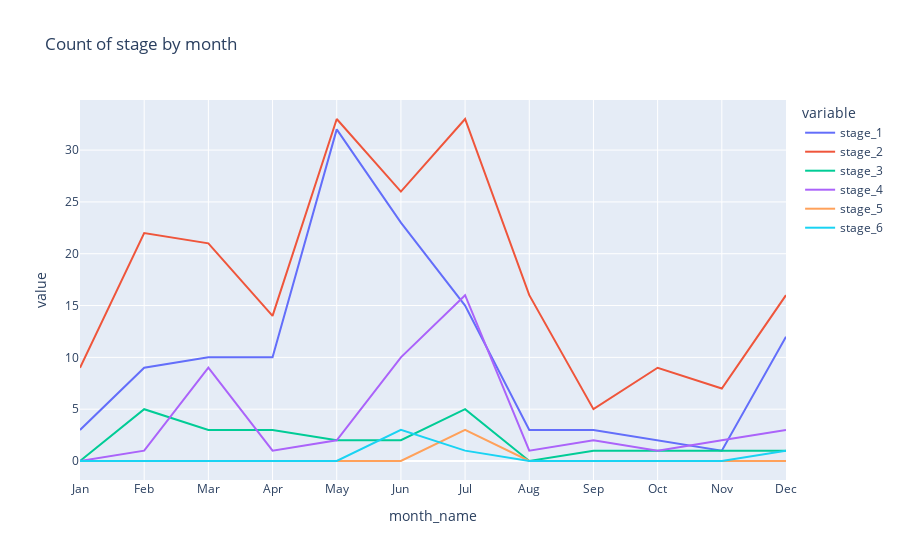

Notebook code for this chart:
### Code cell
monthly = %sql SELECT month,month_name as "month_name" ,count(case when stage = 1 then 1 else null end) as "stage_1",count(case when stage = 2 then 1 else null end) as "stage_2",count(case when stage = 3 then 1 else null end) as "stage_3",count(case when stage = 4 then 1 else null end) as "stage_4",count(case when stage = 5 then 1 else null end) as "stage_5",count(case when stage = 6 then 1 else null end) as "stage_6"  FROM load_shedding_clean GROUP BY month,month_name ORDER by month
monthly
fig2 = px.line(monthly,x="month_name",y=["stage_1","stage_2","stage_3","stage_4","stage_5","stage_6"],title="Count of stage by month")
fig2.show()

### Figure 1 — Plotly figure (JSON) as saved in the notebook; plotly's stock layout.template omitted (floating-point values rounded to 4 significant figures)
{"data": [{"hovertemplate": "variable=stage_1<br>month_name=%{x}<br>value=%{y}<extra></extra>", "legendgroup": "stage_1", "line": {"color": "#636efa", "dash": "solid"}, "marker": {"symbol": "circle"}, "mode": "lines", "name": "stage_1", "orientation": "v", "showlegend": true, "type": "scatter", "x": ["Jan", "Feb", "Mar", "Apr", "May", "Jun", "Jul", "Aug", "Sep", "Oct", "Nov", "Dec"], "xaxis": "x", "y": [3, 9, 10, 10, 32, 23, 15, 3, 3, 2, 1, 12], "yaxis": "y"}, {"hovertemplate": "variable=stage_2<br>month_name=%{x}<br>value=%{y}<extra></extra>", "legendgroup": "stage_2", "line": {"color": "#EF553B", "dash": "solid"}, "marker": {"symbol": "circle"}, "mode": "lines", "name": "stage_2", "orientation": "v", "showlegend": true, "type": "scatter", "x": ["Jan", "Feb", "Mar", "Apr", "May", "Jun", "Jul", "Aug", "Sep", "Oct", "Nov", "Dec"], "xaxis": "x", "y": [9, 22, 21, 14, 33, 26, 33, 16, 5, 9, 7, 16], "yaxis": "y"}, {"hovertemplate": "variable=stage_3<br>month_name=%{x}<br>value=%{y}<extra></extra>", "legendgroup": "stage_3", "line": {"color": "#00cc96", "dash": "solid"}, "marker": {"symbol": "circle"}, "mode": "lines", "name": "stage_3", "orientation": "v", "showlegend": true, "type": "scatter", "x": ["Jan", "Feb", "Mar", "Apr", "May", "Jun", "Jul", "Aug", "Sep", "Oct", "Nov", "Dec"], "xaxis": "x", "y": [0, 5, 3, 3, 2, 2, 5, 0, 1, 1, 1, 1], "yaxis": "y"}, {"hovertemplate": "variable=stage_4<br>month_name=%{x}<br>value=%{y}<extra></extra>", "legendgroup": "stage_4", "line": {"color": "#ab63fa", "dash": "solid"}, "marker": {"symbol": "circle"}, "mode": "lines", "name": "stage_4", "orientation": "v", "showlegend": true, "type": "scatter", "x": ["Jan", "Feb", "Mar", "Apr", "May", "Jun", "Jul", "Aug", "Sep", "Oct", "Nov", "Dec"], "xaxis": "x", "y": [0, 1, 9, 1, 2, 10, 16, 1, 2, 1, 2, 3], "yaxis": "y"}, {"hovertemplate": "variable=stage_5<br>month_name=%{x}<br>value=%{y}<extra></extra>", "legendgroup": "stage_5", "line": {"color": "#FFA15A", "dash": "solid"}, "marker": {"symbol": "circle"}, "mode": "lines", "name": "stage_5", "orientation": "v", "showlegend": true, "type": "scatter", "x": ["Jan", "Feb", "Mar", "Apr", "May", "Jun", "Jul", "Aug", "Sep", "Oct", "Nov", "Dec"], "xaxis": "x", "y": [0, 0, 0, 0, 0, 0, 3, 0, 0, 0, 0, 0], "yaxis": "y"}, {"hovertemplate": "variable=stage_6<br>month_name=%{x}<br>value=%{y}<extra></extra>", "legendgroup": "stage_6", "line": {"color": "#19d3f3", "dash": "solid"}, "marker": {"symbol": "circle"}, "mode": "lines", "name": "stage_6", "orientation": "v", "showlegend": true, "type": "scatter", "x": ["Jan", "Feb", "Mar", "Apr", "May", "Jun", "Jul", "Aug", "Sep", "Oct", "Nov", "Dec"], "xaxis": "x", "y": [0, 0, 0, 0, 0, 3, 1, 0, 0, 0, 0, 1], "yaxis": "y"}], "layout": {"legend": {"title": {"text": "variable"}, "tracegroupgap": 0}, "title": {"text": "Count of stage by month"}, "xaxis": {"anchor": "y", "domain": [0, 1], "title": {"text": "month_name"}}, "yaxis": {"anchor": "x", "domain": [0, 1], "title": {"text": "value"}}}}
